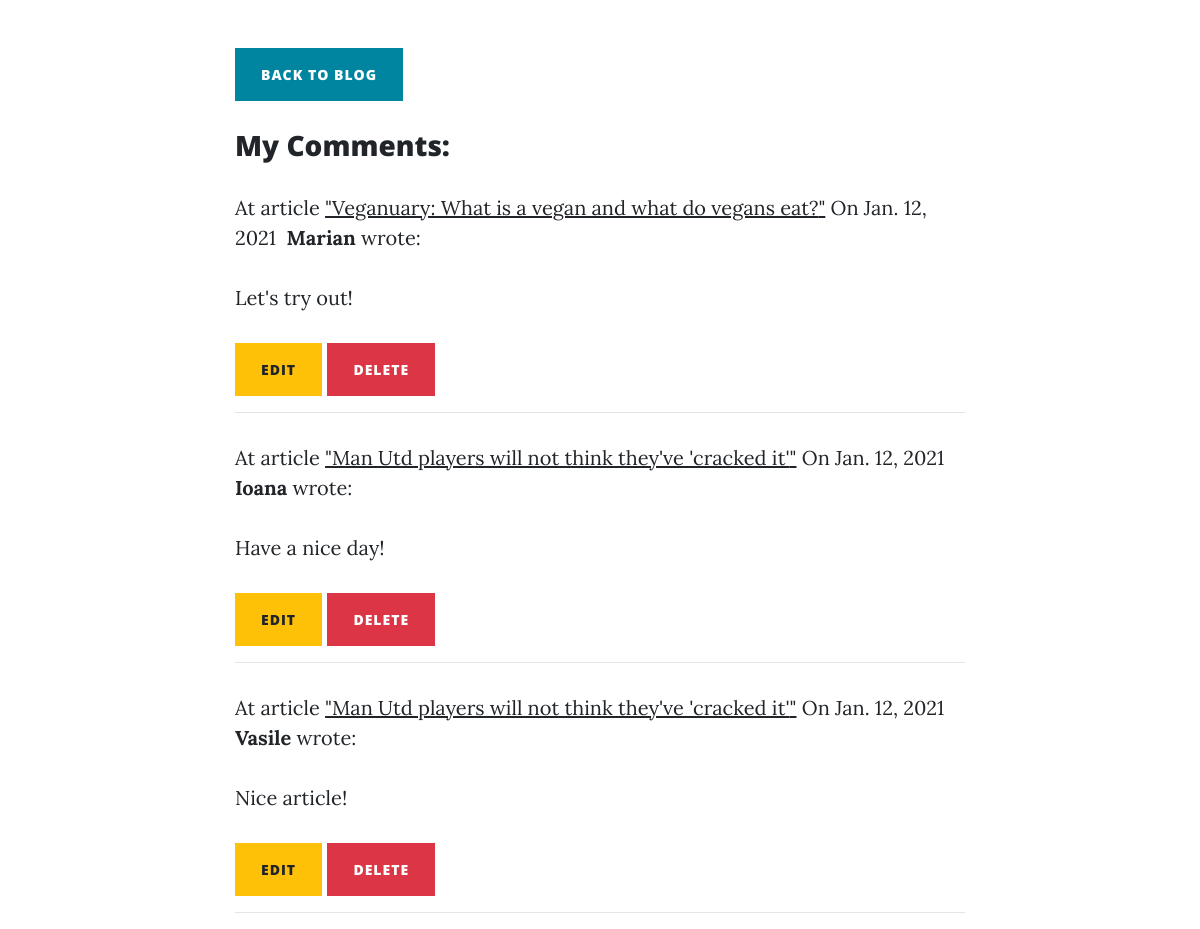
The page /my-comments (signed in) on the database as committed earlier.
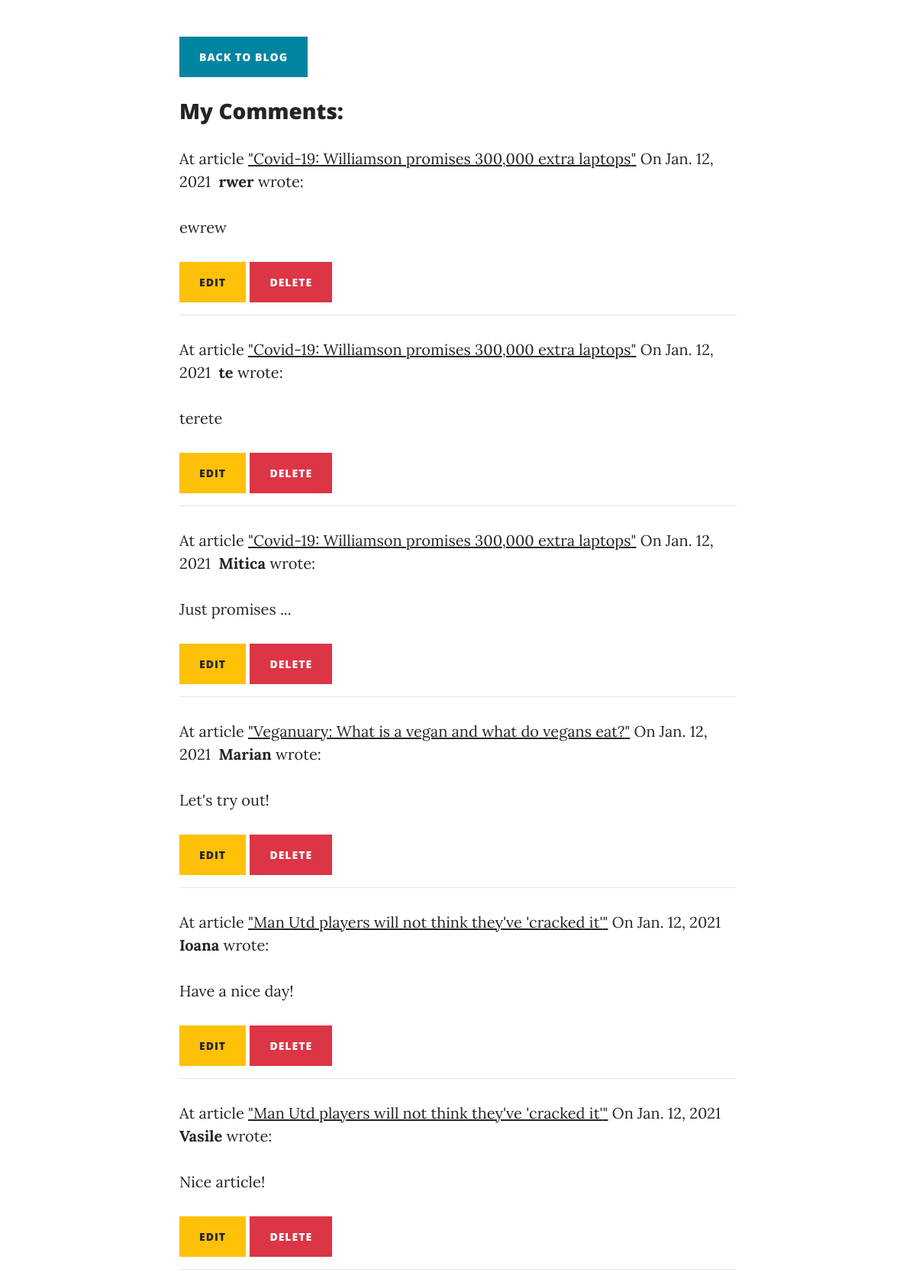
The same page on the database as committed later.
### blog/models.py (models this page shows)
class Comment(models.Model):
    author = models.CharField(max_length=60)
    body = models.TextField()
    created_on = models.DateTimeField(auto_now_add=True)
    article = models.ForeignKey('Article', on_delete=models.CASCADE, default=None)
    created_by = models.ForeignKey(User, on_delete=models.CASCADE)

class Article(models.Model):
    title = models.CharField(max_length=100)
    description = models.TextField()
    content = models.TextField()
    created_on = models.DateTimeField(auto_now_add=True)
    image = models.ImageField(upload_to="blog/static/articles/img/", blank=True)
    category = models.ForeignKey('Category', on_delete=models.CASCADE, default=None)
    author = models.ForeignKey('Author', on_delete=models.CASCADE, default=None)

### blog/views.py (the view)
# urls.py: path('my-comments', MyCommentsIndexView.as_view(), name='my_comments'),
class MyCommentsIndexView(LoginRequiredMixin, View):
    def get(self, request, *args, **kwargs):
        comments = Comment.objects.filter(created_by=self.request.user).order_by('-created_on')
        context = {
            'comments': comments
        }
        return render(request, 'comment_index.html', context)

### blog/templates/comment_index.html
{% extends "base.html" %}
{% block page_content %}
  <div class="container">
    <div class="row">
        <div class="col-lg-8 col-md-10 mx-auto">
            {% if comments|length > 0 %}
                <a href="/" class="btn btn-primary mb-1 mt-5" type="submit">Back to blog</a>
                <h3 class="mt-4">My Comments:</h3>
                {% for comment in comments %}
                    <p>
                        At article <a href="{% url 'article_detail' comment.article.pk %}">"{{ comment.article.title }}"</a> On {{comment.created_on.date }}&nbsp;
                        <b>{{ comment.author }}</b> wrote:
                    </p>
                    <p>{{ comment.body }}</p>
                    <a href="{% url 'comment_edit' comment.pk %}" class="btn btn-warning" type="submit">Edit</a>
                    <a href="{% url 'comment_delete' comment.pk %}" class="btn btn-danger" type="submit">Delete</a>
                    <hr>
                {% endfor %}
            {% else %}
                <a href="/" class="btn btn-primary mb-1 mt-5" type="submit">Back to blog</a>
                <h3 class="mt-4">You do not have comments</h3>
            {% endif %}
        </div>
    </div>
</div>
{% endblock %}

### blog/templates/base.html (shortened to what this page needs)
{% load static %}
<!DOCTYPE html>
<html lang="en">
<head>
  <link rel="stylesheet" href="https://stackpath.bootstrapcdn.com/bootstrap/4.1.3/css/bootstrap.min.css">
  <link href="/vendor/fontawesome-free/css/all.min.css" rel="stylesheet" type="text/css">
  <link rel="stylesheet" type="text/css" href="{% static 'articles/css/clean-blog.css' %}">
</head>
<body>
  <nav class="navbar navbar-expand-lg navbar-light fixed-top" id="mainNav">
    <div class="container">
      <a class="navbar-brand" href="{% url 'article_index' %}">Daily Blog</a>
      <div class="collapse navbar-collapse" id="navbarResponsive">
        <ul class="navbar-nav ml-auto">
          <li class="nav-item">
            <a class="nav-link" href="{% url 'article_index' %}">Home</a>
          </li>
          <li class="nav-item">
            <a class="nav-link" href="{% url 'category_index' %}">Categories</a>
          </li>
          {% if not user.is_authenticated %}
            <li class="nav-item">
              <a class="nav-link" href="{% url 'register' %}">Register</a>
            </li>
            <li class="nav-item">
              <a class="nav-link" href="{% url 'login' %}">Login</a>
            </li>
          {% else %}
          <li class="nav-item">
            <a class="nav-link" href="{% url 'my_comments' %}">My Comments</a>
          </li>
            <li class="nav-item">
              <a class="nav-link" href="{% url 'logout' %}">Logout</a>
            </li>
          {% endif %}
        </ul>
      </div>
    </div>
  </nav>
{% block page_content %}{% endblock %}

### blog/static/articles/css/clean-blog.css (style rules this page uses)
body { font-size: 20px; color: #212529; font-family: 'Lora', 'Times New Roman', serif; }
p { line-height: 1.5; margin: 30px 0; }
p a { text-decoration: underline; }
h1, h2, h3, h4, h5, h6 { font-weight: 800; font-family: 'Open Sans', 'Helvetica Neue', Helvetica, Arial, sans-serif; }
a { color: #212529; transition: all 0.2s; }
#mainNav { position: absolute; border-bottom: 1px solid #e9ecef; background-color: white; font-family: 'Open Sans', 'Helvetica Neue', Helvetica, Arial, sans-serif; }
#mainNav .navbar-brand { font-weight: 800; color: #343a40; }
#mainNav .navbar-nav > li.nav-item > a { font-size: 12px; font-weight: 800; letter-spacing: 1px; text-transform: uppercase; }
@media only screen and (min-width: 992px) { #mainNav { border-bottom: 1px solid transparent; background: transparent; } }
@media only screen and (min-width: 992px) { #mainNav .navbar-brand { padding: 10px 20px; color: #fff; } }
@media only screen and (min-width: 992px) { #mainNav .navbar-nav > li.nav-item > a { padding: 10px 20px; color: #fff; } }
@media only screen and (min-width: 992px) { #mainNav { transition: background-color 0.2s; transform: translate3d(0, 0, 0); -webkit-backface-visibility: hidden; backface-visibility: hidden; } }
.btn { font-size: 14px; font-weight: 800; padding: 15px 25px; letter-spacing: 1px; text-transform: uppercase; border-radius: 0; font-family: 'Open Sans', 'Helvetica Neue', Helvetica, Arial, sans-serif; }
.btn-primary { background-color: #0085A1; border-color: #0085A1; }

Rows that differ between the two databases and show on the page:
added Comment: article "Covid-19: Williamson promises 300,000 extra laptops", created_on "Jan. 12, 2021", author "rwer", body "ewrew"
added Comment: article "Covid-19: Williamson promises 300,000 extra laptops", created_on "Jan. 12, 2021", author "te", body "terete"
added Comment: article "Covid-19: Williamson promises 300,000 extra laptops", created_on "Jan. 12, 2021", author "Mitica", body "Just promises ..."
